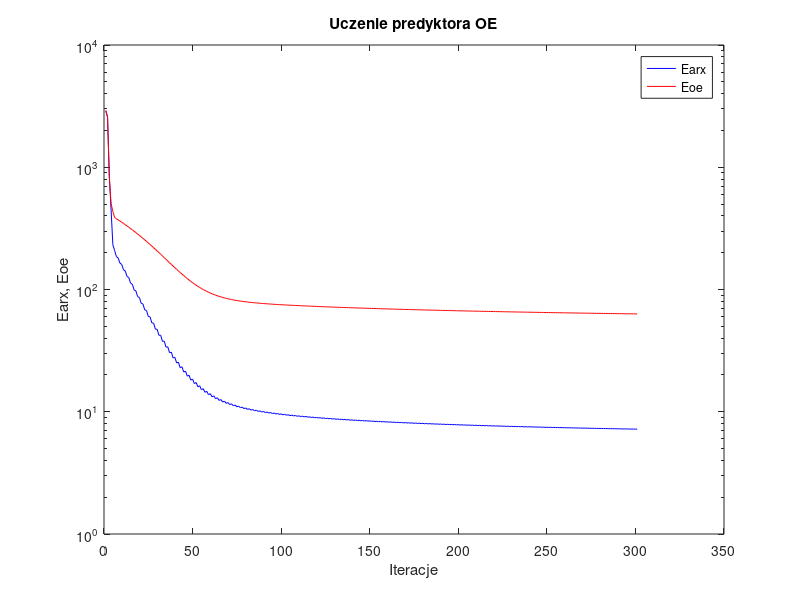
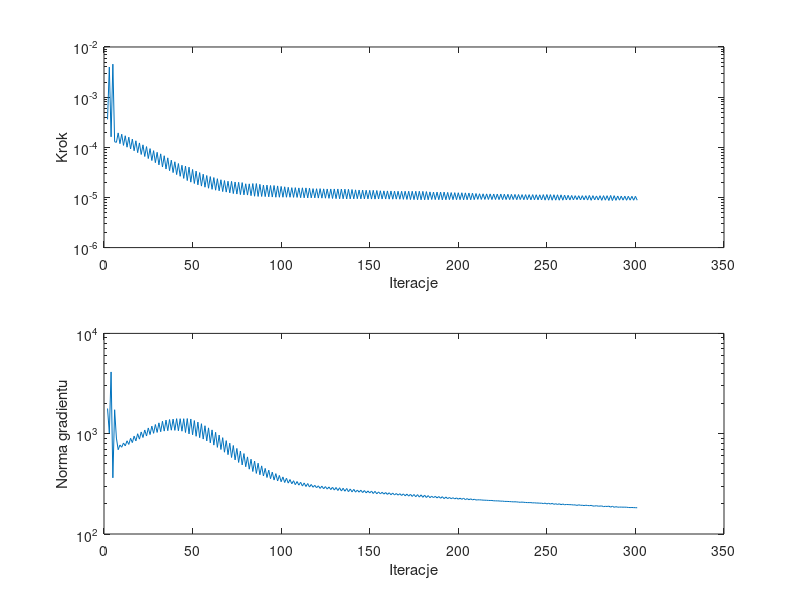

MATLAB code for these plots, in order:
%uczenie predyktora oe
clear all;
n=0; farx(n+1)=2.894264e+003; foe(n+1)=2.916493e+003; wspucz(n+1)=0.000000e+000; ng(n+1)=0.000000e+000;
n=1; farx(n+1)=2.590968e+003; foe(n+1)=2.567054e+003; krok(n+1)=3.604935e-004; ng(n+1)=1.782888e+003;
n=2; farx(n+1)=8.479939e+002; foe(n+1)=8.249367e+002; krok(n+1)=3.990929e-003; ng(n+1)=1.013847e+003;
n=3; farx(n+1)=4.474696e+002; foe(n+1)=5.050054e+002; krok(n+1)=1.616776e-004; ng(n+1)=4.127747e+003;
n=4; farx(n+1)=2.320347e+002; foe(n+1)=4.340613e+002; krok(n+1)=4.548255e-003; ng(n+1)=3.632145e+002;
n=5; farx(n+1)=2.081751e+002; foe(n+1)=3.889895e+002; krok(n+1)=1.289393e-004; ng(n+1)=1.732788e+003;
n=6; farx(n+1)=1.859027e+002; foe(n+1)=3.788404e+002; krok(n+1)=1.254535e-004; ng(n+1)=9.048409e+002;
n=7; farx(n+1)=1.811053e+002; foe(n+1)=3.709317e+002; krok(n+1)=1.935115e-004; ng(n+1)=6.923703e+002;
n=8; farx(n+1)=1.642530e+002; foe(n+1)=3.629243e+002; krok(n+1)=1.180993e-004; ng(n+1)=7.714298e+002;
n=9; farx(n+1)=1.603770e+002; foe(n+1)=3.550191e+002; krok(n+1)=1.821736e-004; ng(n+1)=7.330468e+002;
n=10; farx(n+1)=1.450617e+002; foe(n+1)=3.469769e+002; krok(n+1)=1.090775e-004; ng(n+1)=8.080299e+002;
n=11; farx(n+1)=1.417038e+002; foe(n+1)=3.390699e+002; krok(n+1)=1.697983e-004; ng(n+1)=7.555598e+002;
n=12; farx(n+1)=1.279683e+002; foe(n+1)=3.310740e+002; krok(n+1)=1.003955e-004; ng(n+1)=8.496557e+002;
n=13; farx(n+1)=1.250650e+002; foe(n+1)=3.231715e+002; krok(n+1)=1.589768e-004; ng(n+1)=7.816222e+002;
n=14; farx(n+1)=1.126855e+002; foe(n+1)=3.152399e+002; krok(n+1)=9.257470e-005; ng(n+1)=8.998781e+002;
n=15; farx(n+1)=1.103538e+002; foe(n+1)=3.074502e+002; krok(n+1)=1.457598e-004; ng(n+1)=8.153762e+002;
n=16; farx(n+1)=9.925395e+001; foe(n+1)=2.996494e+002; krok(n+1)=8.528034e-005; ng(n+1)=9.463162e+002;
n=17; farx(n+1)=9.740328e+001; foe(n+1)=2.919791e+002; krok(n+1)=1.347782e-004; ng(n+1)=8.475209e+002;
n=18; farx(n+1)=8.740833e+001; foe(n+1)=2.842854e+002; krok(n+1)=7.813213e-005; ng(n+1)=9.992169e+002;
n=19; farx(n+1)=8.601231e+001; foe(n+1)=2.767801e+002; krok(n+1)=1.221753e-004; ng(n+1)=8.826549e+002;
n=20; farx(n+1)=7.709180e+001; foe(n+1)=2.692996e+002; krok(n+1)=7.188658e-005; ng(n+1)=1.041169e+003;
n=21; farx(n+1)=7.606175e+001; foe(n+1)=2.619609e+002; krok(n+1)=1.119163e-004; ng(n+1)=9.166209e+002;
n=22; farx(n+1)=6.809003e+001; foe(n+1)=2.546641e+002; krok(n+1)=6.549403e-005; ng(n+1)=1.089320e+003;
n=23; farx(n+1)=6.734192e+001; foe(n+1)=2.474878e+002; krok(n+1)=1.032284e-004; ng(n+1)=9.479817e+002;
n=24; farx(n+1)=6.019055e+001; foe(n+1)=2.403794e+002; krok(n+1)=5.966581e-005; ng(n+1)=1.141173e+003;
n=25; farx(n+1)=5.972160e+001; foe(n+1)=2.334300e+002; krok(n+1)=9.411109e-005; ng(n+1)=9.801139e+002;
n=26; farx(n+1)=5.332762e+001; foe(n+1)=2.265581e+002; krok(n+1)=5.440277e-005; ng(n+1)=1.190610e+003;
n=27; farx(n+1)=5.307930e+001; foe(n+1)=2.198532e+002; krok(n+1)=8.570899e-005; ng(n+1)=1.008843e+003;
n=28; farx(n+1)=4.740063e+001; foe(n+1)=2.132562e+002; krok(n+1)=4.937118e-005; ng(n+1)=1.234882e+003;
n=29; farx(n+1)=4.728620e+001; foe(n+1)=2.067657e+002; krok(n+1)=7.948838e-005; ng(n+1)=1.029572e+003;
n=30; farx(n+1)=4.222642e+001; foe(n+1)=2.004334e+002; krok(n+1)=4.461789e-005; ng(n+1)=1.283130e+003;
n=31; farx(n+1)=4.222755e+001; foe(n+1)=1.941908e+002; krok(n+1)=7.401448e-005; ng(n+1)=1.046193e+003;
n=32; farx(n+1)=3.769686e+001; foe(n+1)=1.881316e+002; krok(n+1)=4.041939e-005; ng(n+1)=1.331336e+003;
n=33; farx(n+1)=3.781669e+001; foe(n+1)=1.822123e+002; krok(n+1)=6.783250e-005; ng(n+1)=1.061290e+003;
n=34; farx(n+1)=3.378162e+001; foe(n+1)=1.764958e+002; krok(n+1)=3.686149e-005; ng(n+1)=1.367113e+003;
n=35; farx(n+1)=3.398934e+001; foe(n+1)=1.709318e+002; krok(n+1)=6.158863e-005; ng(n+1)=1.071363e+003;
n=36; farx(n+1)=3.039422e+001; foe(n+1)=1.656221e+002; krok(n+1)=3.415827e-005; ng(n+1)=1.384311e+003;
n=37; farx(n+1)=3.071373e+001; foe(n+1)=1.604983e+002; krok(n+1)=5.538211e-005; ng(n+1)=1.083807e+003;
n=38; farx(n+1)=2.753669e+001; foe(n+1)=1.555874e+002; krok(n+1)=3.128738e-005; ng(n+1)=1.397768e+003;
n=39; farx(n+1)=2.788559e+001; foe(n+1)=1.508202e+002; krok(n+1)=5.137901e-005; ng(n+1)=1.079658e+003;
n=40; farx(n+1)=2.506927e+001; foe(n+1)=1.462874e+002; krok(n+1)=2.857275e-005; ng(n+1)=1.412571e+003;
n=41; farx(n+1)=2.542995e+001; foe(n+1)=1.418917e+002; krok(n+1)=4.743595e-005; ng(n+1)=1.069604e+003;
n=42; farx(n+1)=2.293581e+001; foe(n+1)=1.377644e+002; krok(n+1)=2.639619e-005; ng(n+1)=1.410791e+003;
n=43; farx(n+1)=2.332407e+001; foe(n+1)=1.337809e+002; krok(n+1)=4.381503e-005; ng(n+1)=1.059070e+003;
n=44; farx(n+1)=2.113554e+001; foe(n+1)=1.300272e+002; krok(n+1)=2.394830e-005; ng(n+1)=1.410563e+003;
n=45; farx(n+1)=2.149387e+001; foe(n+1)=1.263611e+002; krok(n+1)=4.219311e-005; ng(n+1)=1.028210e+003;
n=46; farx(n+1)=1.955676e+001; foe(n+1)=1.229419e+002; krok(n+1)=2.170937e-005; ng(n+1)=1.415690e+003;
n=47; farx(n+1)=1.989104e+001; foe(n+1)=1.196187e+002; krok(n+1)=4.014885e-005; ng(n+1)=9.956937e+002;
n=48; farx(n+1)=1.816168e+001; foe(n+1)=1.165502e+002; krok(n+1)=2.018691e-005; ng(n+1)=1.402216e+003;
n=49; farx(n+1)=1.850699e+001; foe(n+1)=1.136628e+002; krok(n+1)=3.613934e-005; ng(n+1)=9.748062e+002;
n=50; farx(n+1)=1.699933e+001; foe(n+1)=1.109864e+002; krok(n+1)=1.895924e-005; ng(n+1)=1.351879e+003;
n=51; farx(n+1)=1.732915e+001; foe(n+1)=1.084522e+002; krok(n+1)=3.351833e-005; ng(n+1)=9.422620e+002;
n=52; farx(n+1)=1.600469e+001; foe(n+1)=1.061122e+002; krok(n+1)=1.782892e-005; ng(n+1)=1.305310e+003;
n=53; farx(n+1)=1.632041e+001; foe(n+1)=1.039055e+002; krok(n+1)=3.128738e-005; ng(n+1)=9.132582e+002;
n=54; farx(n+1)=1.515027e+001; foe(n+1)=1.018626e+002; krok(n+1)=1.684728e-005; ng(n+1)=1.257780e+003;
n=55; farx(n+1)=1.545130e+001; foe(n+1)=9.995737e+001; krok(n+1)=2.907342e-005; ng(n+1)=8.836106e+002;
n=56; farx(n+1)=1.442256e+001; foe(n+1)=9.818948e+001; krok(n+1)=1.600260e-005; ng(n+1)=1.200509e+003;
n=57; farx(n+1)=1.470379e+001; foe(n+1)=9.654216e+001; krok(n+1)=2.737449e-005; ng(n+1)=8.477784e+002;
n=58; farx(n+1)=1.379539e+001; foe(n+1)=9.501389e+001; krok(n+1)=1.526516e-005; ng(n+1)=1.143279e+003;
n=59; farx(n+1)=1.406080e+001; foe(n+1)=9.359584e+001; krok(n+1)=2.605170e-005; ng(n+1)=8.110760e+002;
n=60; farx(n+1)=1.325540e+001; foe(n+1)=9.226972e+001; krok(n+1)=1.451496e-005; ng(n+1)=1.091271e+003;
n=61; farx(n+1)=1.349900e+001; foe(n+1)=9.104533e+001; krok(n+1)=2.490114e-005; ng(n+1)=7.694512e+002;
n=62; farx(n+1)=1.278478e+001; foe(n+1)=8.990403e+001; krok(n+1)=1.395478e-005; ng(n+1)=1.032202e+003;
n=63; farx(n+1)=1.300991e+001; foe(n+1)=8.885350e+001; krok(n+1)=2.363917e-005; ng(n+1)=7.306000e+002;
n=64; farx(n+1)=1.237491e+001; foe(n+1)=8.787691e+001; krok(n+1)=1.356957e-005; ng(n+1)=9.689878e+002;
n=65; farx(n+1)=1.258806e+001; foe(n+1)=8.698057e+001; krok(n+1)=2.253084e-005; ng(n+1)=6.956503e+002;
n=66; farx(n+1)=1.202316e+001; foe(n+1)=8.613950e+001; krok(n+1)=1.308479e-005; ng(n+1)=9.128977e+002;
n=67; farx(n+1)=1.221633e+001; foe(n+1)=8.536438e+001; krok(n+1)=2.170937e-005; ng(n+1)=6.537350e+002;
n=68; farx(n+1)=1.171242e+001; foe(n+1)=8.464418e+001; krok(n+1)=1.278344e-005; ng(n+1)=8.530242e+002;
n=69; farx(n+1)=1.189392e+001; foe(n+1)=8.397790e+001; krok(n+1)=2.103720e-005; ng(n+1)=6.177514e+002;
n=70; farx(n+1)=1.144231e+001; foe(n+1)=8.335384e+001; krok(n+1)=1.234279e-005; ng(n+1)=8.040219e+002;
n=71; farx(n+1)=1.160967e+001; foe(n+1)=8.277304e+001; krok(n+1)=2.092147e-005; ng(n+1)=5.789685e+002;
n=72; farx(n+1)=1.119883e+001; foe(n+1)=8.222700e+001; krok(n+1)=1.195092e-005; ng(n+1)=7.628211e+002;
n=73; farx(n+1)=1.135363e+001; foe(n+1)=8.172365e+001; krok(n+1)=2.030432e-005; ng(n+1)=5.478653e+002;
n=74; farx(n+1)=1.098402e+001; foe(n+1)=8.125125e+001; krok(n+1)=1.168144e-005; ng(n+1)=7.131127e+002;
n=75; farx(n+1)=1.112756e+001; foe(n+1)=8.081097e+001; krok(n+1)=2.003236e-005; ng(n+1)=5.167837e+002;
n=76; farx(n+1)=1.079096e+001; foe(n+1)=8.039712e+001; krok(n+1)=1.139931e-005; ng(n+1)=6.719155e+002;
n=77; farx(n+1)=1.092520e+001; foe(n+1)=8.001081e+001; krok(n+1)=1.976919e-005; ng(n+1)=4.884958e+002;
n=78; farx(n+1)=1.061387e+001; foe(n+1)=7.964605e+001; krok(n+1)=1.126542e-005; ng(n+1)=6.339096e+002;
n=79; farx(n+1)=1.074129e+001; foe(n+1)=7.931052e+001; krok(n+1)=1.871916e-005; ng(n+1)=4.684853e+002;
n=80; farx(n+1)=1.046032e+001; foe(n+1)=7.899292e+001; krok(n+1)=1.115447e-005; ng(n+1)=5.871440e+002;
n=81; farx(n+1)=1.057960e+001; foe(n+1)=7.869284e+001; krok(n+1)=1.866273e-005; ng(n+1)=4.428469e+002;
n=82; farx(n+1)=1.032092e+001; foe(n+1)=7.840816e+001; krok(n+1)=1.085468e-005; ng(n+1)=5.569552e+002;
n=83; farx(n+1)=1.043265e+001; foe(n+1)=7.813620e+001; krok(n+1)=1.891334e-005; ng(n+1)=4.198010e+002;
n=84; farx(n+1)=1.019099e+001; foe(n+1)=7.787742e+001; krok(n+1)=1.057446e-005; ng(n+1)=5.329593e+002;
n=85; farx(n+1)=1.029674e+001; foe(n+1)=7.763074e+001; krok(n+1)=1.891271e-005; ng(n+1)=4.018534e+002;
n=86; farx(n+1)=1.006890e+001; foe(n+1)=7.739515e+001; krok(n+1)=1.046074e-005; ng(n+1)=5.079911e+002;
n=87; farx(n+1)=1.017067e+001; foe(n+1)=7.717327e+001; krok(n+1)=1.825109e-005; ng(n+1)=3.897362e+002;
n=88; farx(n+1)=9.957761e+000; foe(n+1)=7.696040e+001; krok(n+1)=1.046074e-005; ng(n+1)=4.778497e+002;
n=89; farx(n+1)=1.005586e+001; foe(n+1)=7.675861e+001; krok(n+1)=1.766648e-005; ng(n+1)=3.786695e+002;
n=90; farx(n+1)=9.857238e+000; foe(n+1)=7.656437e+001; krok(n+1)=1.039083e-005; ng(n+1)=4.510587e+002;
n=91; farx(n+1)=9.951615e+000; foe(n+1)=7.637714e+001; krok(n+1)=1.761549e-005; ng(n+1)=3.657738e+002;
n=92; farx(n+1)=9.762410e+000; foe(n+1)=7.619624e+001; krok(n+1)=1.029142e-005; ng(n+1)=4.329766e+002;
n=93; farx(n+1)=9.854151e+000; foe(n+1)=7.602257e+001; krok(n+1)=1.729605e-005; ng(n+1)=3.560106e+002;
n=94; farx(n+1)=9.675131e+000; foe(n+1)=7.585389e+001; krok(n+1)=1.018440e-005; ng(n+1)=4.141006e+002;
n=95; farx(n+1)=9.763925e+000; foe(n+1)=7.569029e+001; krok(n+1)=1.729605e-005; ng(n+1)=3.451096e+002;
n=96; farx(n+1)=9.592049e+000; foe(n+1)=7.553099e+001; krok(n+1)=1.009346e-005; ng(n+1)=4.000120e+002;
n=97; farx(n+1)=9.678558e+000; foe(n+1)=7.537714e+001; krok(n+1)=1.697768e-005; ng(n+1)=3.375658e+002;
n=98; farx(n+1)=9.513790e+000; foe(n+1)=7.522706e+001; krok(n+1)=1.009346e-005; ng(n+1)=3.838522e+002;
n=99; farx(n+1)=9.598611e+000; foe(n+1)=7.508200e+001; krok(n+1)=1.656922e-005; ng(n+1)=3.318436e+002;
n=100; farx(n+1)=9.440678e+000; foe(n+1)=7.494003e+001; krok(n+1)=1.009346e-005; ng(n+1)=3.707288e+002;
n=101; farx(n+1)=9.523963e+000; foe(n+1)=7.480216e+001; krok(n+1)=1.630239e-005; ng(n+1)=3.260698e+002;
n=102; farx(n+1)=9.371357e+000; foe(n+1)=7.466678e+001; krok(n+1)=1.009346e-005; ng(n+1)=3.600409e+002;
n=103; farx(n+1)=9.453282e+000; foe(n+1)=7.453547e+001; krok(n+1)=1.592832e-005; ng(n+1)=3.216425e+002;
n=104; farx(n+1)=9.306357e+000; foe(n+1)=7.440623e+001; krok(n+1)=1.009346e-005; ng(n+1)=3.492502e+002;
n=105; farx(n+1)=9.386577e+000; foe(n+1)=7.428019e+001; krok(n+1)=1.567018e-005; ng(n+1)=3.166042e+002;
n=106; farx(n+1)=9.245378e+000; foe(n+1)=7.415624e+001; krok(n+1)=1.003721e-005; ng(n+1)=3.397800e+002;
n=107; farx(n+1)=9.323829e+000; foe(n+1)=7.403416e+001; krok(n+1)=1.568168e-005; ng(n+1)=3.102086e+002;
n=108; farx(n+1)=9.185991e+000; foe(n+1)=7.391420e+001; krok(n+1)=1.000667e-005; ng(n+1)=3.336937e+002;
n=109; farx(n+1)=9.263997e+000; foe(n+1)=7.379667e+001; krok(n+1)=1.549259e-005; ng(n+1)=3.069128e+002;
n=110; farx(n+1)=9.130600e+000; foe(n+1)=7.368038e+001; krok(n+1)=9.888364e-006; ng(n+1)=3.278888e+002;
n=111; farx(n+1)=9.206705e+000; foe(n+1)=7.356571e+001; krok(n+1)=1.556828e-005; ng(n+1)=3.005803e+002;
n=112; farx(n+1)=9.076412e+000; foe(n+1)=7.345264e+001; krok(n+1)=9.836241e-006; ng(n+1)=3.228746e+002;
n=113; farx(n+1)=9.151955e+000; foe(n+1)=7.334147e+001; krok(n+1)=1.549259e-005; ng(n+1)=2.973250e+002;
n=114; farx(n+1)=9.024559e+000; foe(n+1)=7.323124e+001; krok(n+1)=9.766516e-006; ng(n+1)=3.186220e+002;
n=115; farx(n+1)=9.098518e+000; foe(n+1)=7.312312e+001; krok(n+1)=1.528126e-005; ng(n+1)=2.939042e+002;
n=116; farx(n+1)=8.974375e+000; foe(n+1)=7.301636e+001; krok(n+1)=9.809075e-006; ng(n+1)=3.119519e+002;
n=117; farx(n+1)=9.047462e+000; foe(n+1)=7.291155e+001; krok(n+1)=1.498382e-005; ng(n+1)=2.922946e+002;
n=118; farx(n+1)=8.926847e+000; foe(n+1)=7.280796e+001; krok(n+1)=9.808732e-006; ng(n+1)=3.057860e+002;
n=119; farx(n+1)=8.999036e+000; foe(n+1)=7.270571e+001; krok(n+1)=1.491645e-005; ng(n+1)=2.891873e+002;
n=120; farx(n+1)=8.881529e+000; foe(n+1)=7.260452e+001; krok(n+1)=9.716744e-006; ng(n+1)=3.022242e+002;
n=121; farx(n+1)=8.952350e+000; foe(n+1)=7.250420e+001; krok(n+1)=1.497616e-005; ng(n+1)=2.846265e+002;
n=122; farx(n+1)=8.836905e+000; foe(n+1)=7.240515e+001; krok(n+1)=9.682309e-006; ng(n+1)=2.999649e+002;
n=123; farx(n+1)=8.907043e+000; foe(n+1)=7.230736e+001; krok(n+1)=1.482745e-005; ng(n+1)=2.826823e+002;
n=124; farx(n+1)=8.794058e+000; foe(n+1)=7.221059e+001; krok(n+1)=9.657459e-006; ng(n+1)=2.968213e+002;
n=125; farx(n+1)=8.863504e+000; foe(n+1)=7.211501e+001; krok(n+1)=1.476011e-005; ng(n+1)=2.802708e+002;
n=126; farx(n+1)=8.752879e+000; foe(n+1)=7.202022e+001; krok(n+1)=9.594052e-006; ng(n+1)=2.945611e+002;
n=127; farx(n+1)=8.821388e+000; foe(n+1)=7.192651e+001; krok(n+1)=1.476011e-005; ng(n+1)=2.771154e+002;
n=128; farx(n+1)=8.712910e+000; foe(n+1)=7.183355e+001; krok(n+1)=9.531630e-006; ng(n+1)=2.926104e+002;
n=129; farx(n+1)=8.780591e+000; foe(n+1)=7.174167e+001; krok(n+1)=1.476011e-005; ng(n+1)=2.742162e+002;
n=130; farx(n+1)=8.674163e+000; foe(n+1)=7.165042e+001; krok(n+1)=9.464566e-006; ng(n+1)=2.908866e+002;
n=131; farx(n+1)=8.740942e+000; foe(n+1)=7.156025e+001; krok(n+1)=1.476011e-005; ng(n+1)=2.712935e+002;
n=132; farx(n+1)=8.636645e+000; foe(n+1)=7.147069e+001; krok(n+1)=9.392863e-006; ng(n+1)=2.891631e+002;
n=133; farx(n+1)=8.702042e+000; foe(n+1)=7.138204e+001; krok(n+1)=1.470858e-005; ng(n+1)=2.680788e+002;
n=134; farx(n+1)=8.599692e+000; foe(n+1)=7.129445e+001; krok(n+1)=9.405221e-006; ng(n+1)=2.861077e+002;
n=135; farx(n+1)=8.664737e+000; foe(n+1)=7.120780e+001; krok(n+1)=1.460917e-005; ng(n+1)=2.668471e+002;
n=136; farx(n+1)=8.564324e+000; foe(n+1)=7.112177e+001; krok(n+1)=9.342023e-006; ng(n+1)=2.845366e+002;
n=137; farx(n+1)=8.628050e+000; foe(n+1)=7.103658e+001; krok(n+1)=1.453926e-005; ng(n+1)=2.639752e+002;
n=138; farx(n+1)=8.529527e+000; foe(n+1)=7.095241e+001; krok(n+1)=9.357347e-006; ng(n+1)=2.814138e+002;
n=139; farx(n+1)=8.592580e+000; foe(n+1)=7.086905e+001; krok(n+1)=1.438760e-005; ng(n+1)=2.627530e+002;
n=140; farx(n+1)=8.495853e+000; foe(n+1)=7.078658e+001; krok(n+1)=9.357347e-006; ng(n+1)=2.787251e+002;
n=141; farx(n+1)=8.557707e+000; foe(n+1)=7.070490e+001; krok(n+1)=1.416371e-005; ng(n+1)=2.612794e+002;
n=142; farx(n+1)=8.462879e+000; foe(n+1)=7.062445e+001; krok(n+1)=9.434846e-006; ng(n+1)=2.742922e+002;
n=143; farx(n+1)=8.524772e+000; foe(n+1)=7.054467e+001; krok(n+1)=1.404611e-005; ng(n+1)=2.611074e+002;
n=144; farx(n+1)=8.431382e+000; foe(n+1)=7.046547e+001; krok(n+1)=9.375707e-006; ng(n+1)=2.733498e+002;
n=145; farx(n+1)=8.492333e+000; foe(n+1)=7.038704e+001; krok(n+1)=1.399157e-005; ng(n+1)=2.588992e+002;
n=146; farx(n+1)=8.400609e+000; foe(n+1)=7.030931e+001; krok(n+1)=9.357347e-006; ng(n+1)=2.711238e+002;
n=147; farx(n+1)=8.460677e+000; foe(n+1)=7.023227e+001; krok(n+1)=1.390431e-005; ng(n+1)=2.570664e+002;
n=148; farx(n+1)=8.370341e+000; foe(n+1)=7.015602e+001; krok(n+1)=9.377529e-006; ng(n+1)=2.686804e+002;
n=149; farx(n+1)=8.430321e+000; foe(n+1)=7.008057e+001; krok(n+1)=1.384553e-005; ng(n+1)=2.563980e+002;
n=150; farx(n+1)=8.341488e+000; foe(n+1)=7.000540e+001; krok(n+1)=9.283303e-006; ng(n+1)=2.681069e+002;
n=151; farx(n+1)=8.400304e+000; foe(n+1)=6.993094e+001; krok(n+1)=1.387715e-005; ng(n+1)=2.532475e+002;
n=152; farx(n+1)=8.312897e+000; foe(n+1)=6.985706e+001; krok(n+1)=9.262259e-006; ng(n+1)=2.662668e+002;
n=153; farx(n+1)=8.370662e+000; foe(n+1)=6.978390e+001; krok(n+1)=1.373458e-005; ng(n+1)=2.516172e+002;
n=154; farx(n+1)=8.284775e+000; foe(n+1)=6.971156e+001; krok(n+1)=9.309975e-006; ng(n+1)=2.629179e+002;
n=155; farx(n+1)=8.342087e+000; foe(n+1)=6.963987e+001; krok(n+1)=1.358646e-005; ng(n+1)=2.511018e+002;
n=156; farx(n+1)=8.257568e+000; foe(n+1)=6.956882e+001; krok(n+1)=9.309975e-006; ng(n+1)=2.607296e+002;
n=157; farx(n+1)=8.314340e+000; foe(n+1)=6.949841e+001; krok(n+1)=1.351677e-005; ng(n+1)=2.498638e+002;
n=158; farx(n+1)=8.231118e+000; foe(n+1)=6.942851e+001; krok(n+1)=9.283303e-006; ng(n+1)=2.591334e+002;
n=159; farx(n+1)=8.287271e+000; foe(n+1)=6.935924e+001; krok(n+1)=1.348707e-005; ng(n+1)=2.481999e+002;
n=160; farx(n+1)=8.205323e+000; foe(n+1)=6.929043e+001; krok(n+1)=9.244198e-006; ng(n+1)=2.577675e+002;
n=161; farx(n+1)=8.260672e+000; foe(n+1)=6.922223e+001; krok(n+1)=1.344623e-005; ng(n+1)=2.463004e+002;
n=162; farx(n+1)=8.179980e+000; foe(n+1)=6.915457e+001; krok(n+1)=9.233149e-006; ng(n+1)=2.558932e+002;
n=163; farx(n+1)=8.234547e+000; foe(n+1)=6.908750e+001; krok(n+1)=1.334530e-005; ng(n+1)=2.449191e+002;
n=164; farx(n+1)=8.155106e+000; foe(n+1)=6.902105e+001; krok(n+1)=9.251809e-006; ng(n+1)=2.534725e+002;
n=165; farx(n+1)=8.209322e+000; foe(n+1)=6.895517e+001; krok(n+1)=1.328171e-005; ng(n+1)=2.440566e+002;
n=166; farx(n+1)=8.131042e+000; foe(n+1)=6.888971e+001; krok(n+1)=9.207477e-006; ng(n+1)=2.523153e+002;
n=167; farx(n+1)=8.184601e+000; foe(n+1)=6.882479e+001; krok(n+1)=1.328171e-005; ng(n+1)=2.421444e+002;
n=168; farx(n+1)=8.107461e+000; foe(n+1)=6.876029e+001; krok(n+1)=9.165986e-006; ng(n+1)=2.511327e+002;
n=169; farx(n+1)=8.160387e+000; foe(n+1)=6.869632e+001; krok(n+1)=1.328171e-005; ng(n+1)=2.402899e+002;
n=170; farx(n+1)=8.084316e+000; foe(n+1)=6.863276e+001; krok(n+1)=9.128990e-006; ng(n+1)=2.500079e+002;
n=171; farx(n+1)=8.136699e+000; foe(n+1)=6.856974e+001; krok(n+1)=1.328171e-005; ng(n+1)=2.386152e+002;
n=172; farx(n+1)=8.061696e+000; foe(n+1)=6.850707e+001; krok(n+1)=9.079887e-006; ng(n+1)=2.490558e+002;
n=173; farx(n+1)=8.113393e+000; foe(n+1)=6.844492e+001; krok(n+1)=1.328171e-005; ng(n+1)=2.366820e+002;
n=174; farx(n+1)=8.039445e+000; foe(n+1)=6.838318e+001; krok(n+1)=9.049168e-006; ng(n+1)=2.478018e+002;
n=175; farx(n+1)=8.090630e+000; foe(n+1)=6.832194e+001; krok(n+1)=1.328171e-005; ng(n+1)=2.350857e+002;
n=176; farx(n+1)=8.017674e+000; foe(n+1)=6.826104e+001; krok(n+1)=9.003600e-006; ng(n+1)=2.468937e+002;
n=177; farx(n+1)=8.068240e+000; foe(n+1)=6.820066e+001; krok(n+1)=1.328171e-005; ng(n+1)=2.332972e+002;
n=178; farx(n+1)=7.996199e+000; foe(n+1)=6.814062e+001; krok(n+1)=8.980339e-006; ng(n+1)=2.457558e+002;
n=179; farx(n+1)=8.046151e+000; foe(n+1)=6.808116e+001; krok(n+1)=1.321254e-005; ng(n+1)=2.320439e+002;
n=180; farx(n+1)=7.975118e+000; foe(n+1)=6.802208e+001; krok(n+1)=8.980339e-006; ng(n+1)=2.440192e+002;
n=181; farx(n+1)=8.024346e+000; foe(n+1)=6.796356e+001; krok(n+1)=1.308609e-005; ng(n+1)=2.310160e+002;
n=182; farx(n+1)=7.954461e+000; foe(n+1)=6.790553e+001; krok(n+1)=9.006227e-006; ng(n+1)=2.415490e+002;
n=183; farx(n+1)=8.002833e+000; foe(n+1)=6.784796e+001; krok(n+1)=1.290553e-005; ng(n+1)=2.301490e+002;
n=184; farx(n+1)=7.934026e+000; foe(n+1)=6.779106e+001; krok(n+1)=9.089066e-006; ng(n+1)=2.383234e+002;
n=185; farx(n+1)=7.982386e+000; foe(n+1)=6.773457e+001; krok(n+1)=1.280413e-005; ng(n+1)=2.303701e+002;
n=186; farx(n+1)=7.914396e+000; foe(n+1)=6.767841e+001; krok(n+1)=9.049168e-006; ng(n+1)=2.375571e+002;
n=187; farx(n+1)=7.962200e+000; foe(n+1)=6.762270e+001; krok(n+1)=1.278257e-005; ng(n+1)=2.288844e+002;
n=188; farx(n+1)=7.895184e+000; foe(n+1)=6.756733e+001; krok(n+1)=9.015490e-006; ng(n+1)=2.363391e+002;
n=189; farx(n+1)=7.942481e+000; foe(n+1)=6.751235e+001; krok(n+1)=1.280413e-005; ng(n+1)=2.271657e+002;
n=190; farx(n+1)=7.876365e+000; foe(n+1)=6.745768e+001; krok(n+1)=8.960031e-006; ng(n+1)=2.355959e+002;
n=191; farx(n+1)=7.922848e+000; foe(n+1)=6.740335e+001; krok(n+1)=1.277945e-005; ng(n+1)=2.251824e+002;
n=192; farx(n+1)=7.857457e+000; foe(n+1)=6.734954e+001; krok(n+1)=8.997287e-006; ng(n+1)=2.338400e+002;
n=193; farx(n+1)=7.903491e+000; foe(n+1)=6.729616e+001; krok(n+1)=1.259797e-005; ng(n+1)=2.251689e+002;
n=194; farx(n+1)=7.839039e+000; foe(n+1)=6.724325e+001; krok(n+1)=9.041389e-006; ng(n+1)=2.314388e+002;
n=195; farx(n+1)=7.884755e+000; foe(n+1)=6.719074e+001; krok(n+1)=1.250178e-005; ng(n+1)=2.247800e+002;
n=196; farx(n+1)=7.821122e+000; foe(n+1)=6.713858e+001; krok(n+1)=9.034834e-006; ng(n+1)=2.301643e+002;
n=197; farx(n+1)=7.866392e+000; foe(n+1)=6.708680e+001; krok(n+1)=1.245571e-005; ng(n+1)=2.237306e+002;
n=198; farx(n+1)=7.803586e+000; foe(n+1)=6.703536e+001; krok(n+1)=9.015490e-006; ng(n+1)=2.290597e+002;
n=199; farx(n+1)=7.848282e+000; foe(n+1)=6.698427e+001; krok(n+1)=1.240823e-005; ng(n+1)=2.224209e+002;
n=200; farx(n+1)=7.786241e+000; foe(n+1)=6.693356e+001; krok(n+1)=9.024321e-006; ng(n+1)=2.276176e+002;
n=201; farx(n+1)=7.830787e+000; foe(n+1)=6.688322e+001; krok(n+1)=1.240203e-005; ng(n+1)=2.216944e+002;
n=202; farx(n+1)=7.769422e+000; foe(n+1)=6.683307e+001; krok(n+1)=8.958287e-006; ng(n+1)=2.276041e+002;
n=203; farx(n+1)=7.813114e+000; foe(n+1)=6.678331e+001; krok(n+1)=1.234279e-005; ng(n+1)=2.198707e+002;
n=204; farx(n+1)=7.752571e+000; foe(n+1)=6.673397e+001; krok(n+1)=9.006227e-006; ng(n+1)=2.253299e+002;
n=205; farx(n+1)=7.796019e+000; foe(n+1)=6.668498e+001; krok(n+1)=1.225273e-005; ng(n+1)=2.196247e+002;
n=206; farx(n+1)=7.736182e+000; foe(n+1)=6.663630e+001; krok(n+1)=8.997287e-006; ng(n+1)=2.242590e+002;
n=207; farx(n+1)=7.779026e+000; foe(n+1)=6.658797e+001; krok(n+1)=1.215525e-005; ng(n+1)=2.186496e+002;
n=208; farx(n+1)=7.719980e+000; foe(n+1)=6.654003e+001; krok(n+1)=9.034834e-006; ng(n+1)=2.222093e+002;
n=209; farx(n+1)=7.762156e+000; foe(n+1)=6.649242e+001; krok(n+1)=1.197415e-005; ng(n+1)=2.182174e+002;
n=210; farx(n+1)=7.703822e+000; foe(n+1)=6.644530e+001; krok(n+1)=9.148208e-006; ng(n+1)=2.191763e+002;
n=211; farx(n+1)=7.746094e+000; foe(n+1)=6.639851e+001; krok(n+1)=1.184623e-005; ng(n+1)=2.191124e+002;
n=212; farx(n+1)=7.688452e+000; foe(n+1)=6.635196e+001; krok(n+1)=9.109987e-006; ng(n+1)=2.185373e+002;
n=213; farx(n+1)=7.730151e+000; foe(n+1)=6.630573e+001; krok(n+1)=1.181958e-005; ng(n+1)=2.176212e+002;
n=214; farx(n+1)=7.673182e+000; foe(n+1)=6.625979e+001; krok(n+1)=9.117057e-006; ng(n+1)=2.172290e+002;
n=215; farx(n+1)=7.714539e+000; foe(n+1)=6.621417e+001; krok(n+1)=1.177023e-005; ng(n+1)=2.168571e+002;
n=216; farx(n+1)=7.658202e+000; foe(n+1)=6.616882e+001; krok(n+1)=9.107769e-006; ng(n+1)=2.162592e+002;
n=217; farx(n+1)=7.699295e+000; foe(n+1)=6.612377e+001; krok(n+1)=1.176389e-005; ng(n+1)=2.159148e+002;
n=218; farx(n+1)=7.643579e+000; foe(n+1)=6.607893e+001; krok(n+1)=9.058324e-006; ng(n+1)=2.159026e+002;
n=219; farx(n+1)=7.684005e+000; foe(n+1)=6.603439e+001; krok(n+1)=1.171829e-005; ng(n+1)=2.143534e+002;
n=220; farx(n+1)=7.628982e+000; foe(n+1)=6.599017e+001; krok(n+1)=9.089066e-006; ng(n+1)=2.141329e+002;
n=221; farx(n+1)=7.669220e+000; foe(n+1)=6.594624e+001; krok(n+1)=1.168301e-005; ng(n+1)=2.138391e+002;
n=222; farx(n+1)=7.614779e+000; foe(n+1)=6.590252e+001; krok(n+1)=9.050777e-006; ng(n+1)=2.136659e+002;
n=223; farx(n+1)=7.654579e+000; foe(n+1)=6.585908e+001; krok(n+1)=1.167393e-005; ng(n+1)=2.125069e+002;
n=224; farx(n+1)=7.600735e+000; foe(n+1)=6.581589e+001; krok(n+1)=9.034834e-006; ng(n+1)=2.128100e+002;
n=225; farx(n+1)=7.640042e+000; foe(n+1)=6.577298e+001; krok(n+1)=1.161523e-005; ng(n+1)=2.114646e+002;
n=226; farx(n+1)=7.586781e+000; foe(n+1)=6.573036e+001; krok(n+1)=9.062615e-006; ng(n+1)=2.113248e+002;
n=227; farx(n+1)=7.625865e+000; foe(n+1)=6.568802e+001; krok(n+1)=1.155377e-005; ng(n+1)=2.110996e+002;
n=228; farx(n+1)=7.573207e+000; foe(n+1)=6.564589e+001; krok(n+1)=9.041389e-006; ng(n+1)=2.104956e+002;
n=229; farx(n+1)=7.611808e+000; foe(n+1)=6.560404e+001; krok(n+1)=1.151293e-005; ng(n+1)=2.099208e+002;
n=230; farx(n+1)=7.559693e+000; foe(n+1)=6.556245e+001; krok(n+1)=9.062615e-006; ng(n+1)=2.091853e+002;
n=231; farx(n+1)=7.598156e+000; foe(n+1)=6.552114e+001; krok(n+1)=1.148266e-005; ng(n+1)=2.095059e+002;
n=232; farx(n+1)=7.546585e+000; foe(n+1)=6.547999e+001; krok(n+1)=9.014671e-006; ng(n+1)=2.088659e+002;
n=233; farx(n+1)=7.584411e+000; foe(n+1)=6.543912e+001; krok(n+1)=1.143043e-005; ng(n+1)=2.080391e+002;
n=234; farx(n+1)=7.533377e+000; foe(n+1)=6.539853e+001; krok(n+1)=9.071830e-006; ng(n+1)=2.070286e+002;
n=235; farx(n+1)=7.571214e+000; foe(n+1)=6.535822e+001; krok(n+1)=1.138585e-005; ng(n+1)=2.081300e+002;
n=236; farx(n+1)=7.520730e+000; foe(n+1)=6.531803e+001; krok(n+1)=9.003600e-006; ng(n+1)=2.069491e+002;
n=237; farx(n+1)=7.557975e+000; foe(n+1)=6.527811e+001; krok(n+1)=1.138543e-005; ng(n+1)=2.063211e+002;
n=238; farx(n+1)=7.508043e+000; foe(n+1)=6.523842e+001; krok(n+1)=9.014671e-006; ng(n+1)=2.057073e+002;
n=239; farx(n+1)=7.545150e+000; foe(n+1)=6.519897e+001; krok(n+1)=1.138585e-005; ng(n+1)=2.056551e+002;
n=240; farx(n+1)=7.495679e+000; foe(n+1)=6.515967e+001; krok(n+1)=8.958287e-006; ng(n+1)=2.056601e+002;
n=241; farx(n+1)=7.532335e+000; foe(n+1)=6.512063e+001; krok(n+1)=1.138437e-005; ng(n+1)=2.042134e+002;
n=242; farx(n+1)=7.483339e+000; foe(n+1)=6.508178e+001; krok(n+1)=8.958287e-006; ng(n+1)=2.047573e+002;
n=243; farx(n+1)=7.519680e+000; foe(n+1)=6.504319e+001; krok(n+1)=1.133131e-005; ng(n+1)=2.035546e+002;
n=244; farx(n+1)=7.471204e+000; foe(n+1)=6.500479e+001; krok(n+1)=8.958287e-006; ng(n+1)=2.037169e+002;
n=245; farx(n+1)=7.507266e+000; foe(n+1)=6.496664e+001; krok(n+1)=1.130502e-005; ng(n+1)=2.027586e+002;
n=246; farx(n+1)=7.459409e+000; foe(n+1)=6.492866e+001; krok(n+1)=8.914462e-006; ng(n+1)=2.030175e+002;
n=247; farx(n+1)=7.495188e+000; foe(n+1)=6.489087e+001; krok(n+1)=1.138585e-005; ng(n+1)=2.010520e+002;
n=248; farx(n+1)=7.447775e+000; foe(n+1)=6.485322e+001; krok(n+1)=8.833238e-006; ng(n+1)=2.033117e+002;
n=249; farx(n+1)=7.483088e+000; foe(n+1)=6.481576e+001; krok(n+1)=1.142512e-005; ng(n+1)=1.992286e+002;
n=250; farx(n+1)=7.436042e+000; foe(n+1)=6.477851e+001; krok(n+1)=8.829868e-006; ng(n+1)=2.026922e+002;
n=251; farx(n+1)=7.471153e+000; foe(n+1)=6.474149e+001; krok(n+1)=1.138585e-005; ng(n+1)=1.987394e+002;
n=252; farx(n+1)=7.424585e+000; foe(n+1)=6.470463e+001; krok(n+1)=8.804989e-006; ng(n+1)=2.020645e+002;
n=253; farx(n+1)=7.459193e+000; foe(n+1)=6.466799e+001; krok(n+1)=1.132635e-005; ng(n+1)=1.976332e+002;
n=254; farx(n+1)=7.413195e+000; foe(n+1)=6.463160e+001; krok(n+1)=8.833238e-006; ng(n+1)=2.004132e+002;
n=255; farx(n+1)=7.447646e+000; foe(n+1)=6.459538e+001; krok(n+1)=1.131276e-005; ng(n+1)=1.970520e+002;
n=256; farx(n+1)=7.402008e+000; foe(n+1)=6.455933e+001; krok(n+1)=8.804989e-006; ng(n+1)=2.001339e+002;
n=257; farx(n+1)=7.436103e+000; foe(n+1)=6.452350e+001; krok(n+1)=1.127096e-005; ng(n+1)=1.961794e+002;
n=258; farx(n+1)=7.390904e+000; foe(n+1)=6.448786e+001; krok(n+1)=8.818436e-006; ng(n+1)=1.990363e+002;
n=259; farx(n+1)=7.424555e+000; foe(n+1)=6.445243e+001; krok(n+1)=1.115447e-005; ng(n+1)=1.956918e+002;
n=260; farx(n+1)=7.379729e+000; foe(n+1)=6.441726e+001; krok(n+1)=8.913402e-006; ng(n+1)=1.970017e+002;
n=261; farx(n+1)=7.413397e+000; foe(n+1)=6.438232e+001; krok(n+1)=1.103022e-005; ng(n+1)=1.965253e+002;
n=262; farx(n+1)=7.368981e+000; foe(n+1)=6.434752e+001; krok(n+1)=8.913402e-006; ng(n+1)=1.961612e+002;
n=263; farx(n+1)=7.402268e+000; foe(n+1)=6.431296e+001; krok(n+1)=1.095389e-005; ng(n+1)=1.958811e+002;
n=264; farx(n+1)=7.358379e+000; foe(n+1)=6.427857e+001; krok(n+1)=8.938206e-006; ng(n+1)=1.946537e+002;
n=265; farx(n+1)=7.391217e+000; foe(n+1)=6.424437e+001; krok(n+1)=1.085468e-005; ng(n+1)=1.952435e+002;
n=266; farx(n+1)=7.347756e+000; foe(n+1)=6.421041e+001; krok(n+1)=9.015490e-006; ng(n+1)=1.927341e+002;
n=267; farx(n+1)=7.380740e+000; foe(n+1)=6.417662e+001; krok(n+1)=1.083629e-005; ng(n+1)=1.955653e+002;
n=268; farx(n+1)=7.337678e+000; foe(n+1)=6.414293e+001; krok(n+1)=8.914462e-006; ng(n+1)=1.932234e+002;
n=269; farx(n+1)=7.370083e+000; foe(n+1)=6.410941e+001; krok(n+1)=1.085468e-005; ng(n+1)=1.935339e+002;
n=270; farx(n+1)=7.327338e+000; foe(n+1)=6.407609e+001; krok(n+1)=8.958287e-006; ng(n+1)=1.920333e+002;
n=271; farx(n+1)=7.359827e+000; foe(n+1)=6.404296e+001; krok(n+1)=1.083629e-005; ng(n+1)=1.936867e+002;
n=272; farx(n+1)=7.317498e+000; foe(n+1)=6.400991e+001; krok(n+1)=8.865531e-006; ng(n+1)=1.923475e+002;
n=273; farx(n+1)=7.349723e+000; foe(n+1)=6.397704e+001; krok(n+1)=1.095376e-005; ng(n+1)=1.916942e+002;
n=274; farx(n+1)=7.307688e+000; foe(n+1)=6.394423e+001; krok(n+1)=8.778020e-006; ng(n+1)=1.929438e+002;
n=275; farx(n+1)=7.339130e+000; foe(n+1)=6.391163e+001; krok(n+1)=1.085468e-005; ng(n+1)=1.900889e+002;
n=276; farx(n+1)=7.297493e+000; foe(n+1)=6.387928e+001; krok(n+1)=8.932063e-006; ng(n+1)=1.900441e+002;
n=277; farx(n+1)=7.329083e+000; foe(n+1)=6.384713e+001; krok(n+1)=1.071362e-005; ng(n+1)=1.914951e+002;
n=278; farx(n+1)=7.287964e+000; foe(n+1)=6.381510e+001; krok(n+1)=8.887598e-006; ng(n+1)=1.893986e+002;
n=279; farx(n+1)=7.319426e+000; foe(n+1)=6.378321e+001; krok(n+1)=1.083629e-005; ng(n+1)=1.898370e+002;
n=280; farx(n+1)=7.278636e+000; foe(n+1)=6.375139e+001; krok(n+1)=8.756691e-006; ng(n+1)=1.904135e+002;
n=281; farx(n+1)=7.309427e+000; foe(n+1)=6.371971e+001; krok(n+1)=1.085468e-005; ng(n+1)=1.875321e+002;
n=282; farx(n+1)=7.268923e+000; foe(n+1)=6.368824e+001; krok(n+1)=8.829868e-006; ng(n+1)=1.888781e+002;
n=283; farx(n+1)=7.299942e+000; foe(n+1)=6.365695e+001; krok(n+1)=1.083629e-005; ng(n+1)=1.881162e+002;
n=284; farx(n+1)=7.259895e+000; foe(n+1)=6.362570e+001; krok(n+1)=8.690837e-006; ng(n+1)=1.896094e+002;
n=285; farx(n+1)=7.290352e+000; foe(n+1)=6.359457e+001; krok(n+1)=1.095389e-005; ng(n+1)=1.853015e+002;
n=286; farx(n+1)=7.250595e+000; foe(n+1)=6.356360e+001; krok(n+1)=8.671956e-006; ng(n+1)=1.892505e+002;
n=287; farx(n+1)=7.280604e+000; foe(n+1)=6.353277e+001; krok(n+1)=1.085468e-005; ng(n+1)=1.846012e+002;
n=288; farx(n+1)=7.241223e+000; foe(n+1)=6.350217e+001; krok(n+1)=8.756691e-006; ng(n+1)=1.872724e+002;
n=289; farx(n+1)=7.271020e+000; foe(n+1)=6.347171e+001; krok(n+1)=1.069939e-005; ng(n+1)=1.850597e+002;
n=290; farx(n+1)=7.231996e+000; foe(n+1)=6.344146e+001; krok(n+1)=8.833238e-006; ng(n+1)=1.854814e+002;
n=291; farx(n+1)=7.261804e+000; foe(n+1)=6.341134e+001; krok(n+1)=1.063629e-005; ng(n+1)=1.854139e+002;
n=292; farx(n+1)=7.222982e+000; foe(n+1)=6.338135e+001; krok(n+1)=8.829868e-006; ng(n+1)=1.851591e+002;
n=293; farx(n+1)=7.252702e+000; foe(n+1)=6.335153e+001; krok(n+1)=1.061240e-005; ng(n+1)=1.851517e+002;
n=294; farx(n+1)=7.214230e+000; foe(n+1)=6.332181e+001; krok(n+1)=8.786087e-006; ng(n+1)=1.849049e+002;
n=295; farx(n+1)=7.243496e+000; foe(n+1)=6.329223e+001; krok(n+1)=1.057446e-005; ng(n+1)=1.839108e+002;
n=296; farx(n+1)=7.205395e+000; foe(n+1)=6.326282e+001; krok(n+1)=8.833238e-006; ng(n+1)=1.834362e+002;
n=297; farx(n+1)=7.234612e+000; foe(n+1)=6.323354e+001; krok(n+1)=1.054828e-005; ng(n+1)=1.837841e+002;
n=298; farx(n+1)=7.196760e+000; foe(n+1)=6.320437e+001; krok(n+1)=8.804989e-006; ng(n+1)=1.832652e+002;
n=299; farx(n+1)=7.225739e+000; foe(n+1)=6.317535e+001; krok(n+1)=1.052881e-005; ng(n+1)=1.830325e+002;
n=300; farx(n+1)=7.188184e+000; foe(n+1)=6.314644e+001; krok(n+1)=8.804989e-006; ng(n+1)=1.825948e+002;

figure; semilogy(farx,'b'); hold on; semilogy(foe,'r'); xlabel('Iteracje'); ylabel('Earx, Eoe'); legend('Earx','Eoe'); title('Uczenie predyktora OE');
figure; subplot(2,1,1); semilogy(krok); xlabel('Iteracje'); ylabel('Krok');
subplot(2,1,2); semilogy(ng); xlabel('Iteracje'); ylabel('Norma gradientu');
Earx=farx(n+1)
Eoe=foe(n+1)
